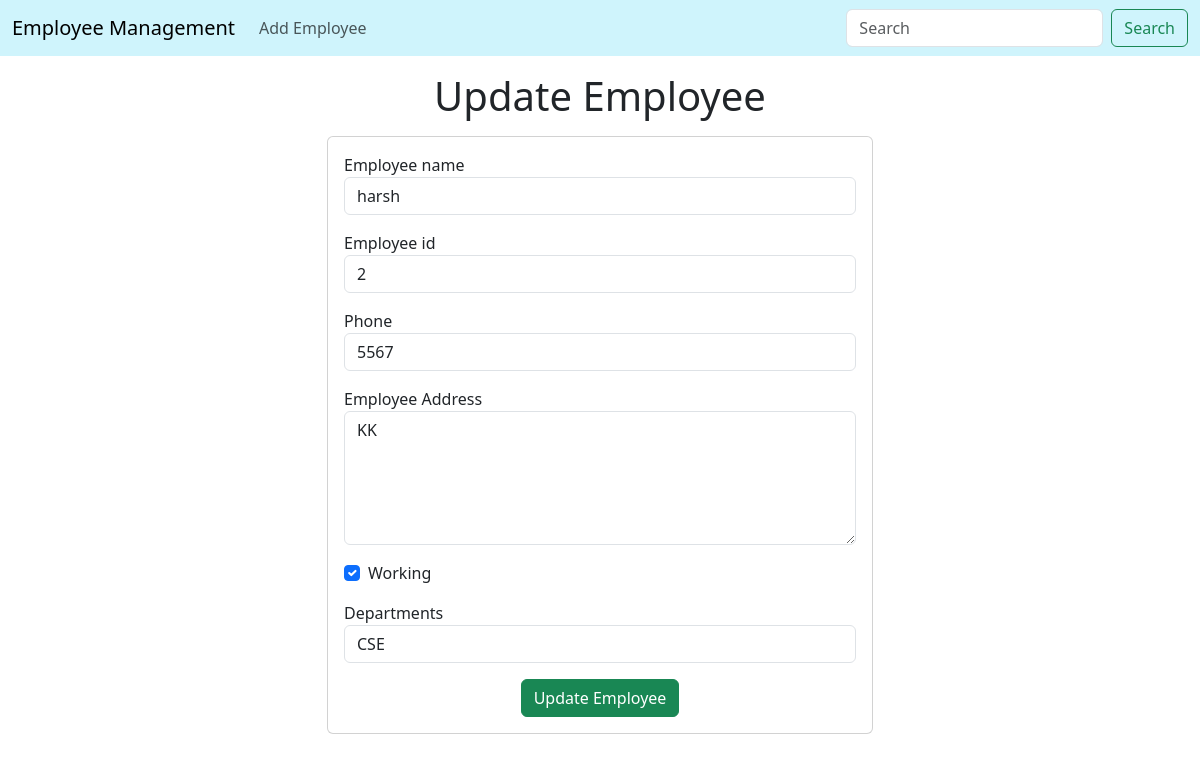
Screenshot of /update/2 with the database file from the repository.
### employee/models.py (models this page shows, shortened)
class Employee(models.Model):
    name=models.CharField(max_length=200)
    emp_id=models.CharField(max_length=200)
    phone=models.CharField(max_length=10)
    address=models.CharField(max_length=150)
    working=models.BooleanField(default=True)
    dept=models.ForeignKey(Department,on_delete=models.CASCADE)

### employee/views.py (the view, shortened to what this page needs)
# urls.py: path('update/<int:emp_id>',views.updateEmp,name='updateEmp'),
def updateEmp(request,emp_id):
    emp=Employee.objects.get(pk=emp_id)
    depts=Department.objects.all()
    return render(request,"employee/updateEmp.html",{
        'emp':emp,
        'depts':depts
    })

### employee/models.py (called while the page is built)
    def __str__(self):
        return "%s" %(self.name)

### employee/templates/employee/updateEmp.html (shortened to what this page needs)
{% extends 'employee/base.html' %}
{% block content %}
<h1 class="text-center my-3">Update Employee</h1>
<div class="container">
    <div class="row">
      <div class="col-md-6 offset-md-3">
        <div class="card">
          <div class="card-body">
            <form action="/update/{{emp.id}}" method="POST">
              <div class="mb-3">
                <label for="name">Employee name</label>
                <input
                  id="name"
                  type="text"
                  class="form-control"
                  placeholder="Enter name"
                  name="emp_name"
                  value="{{emp.name}}"
                />
              </div>
              <div class="mb-3">
                <label for="id">Employee id</label>
                <input
                  id="id"
                  type="text"
                  class="form-control"
                  placeholder="Enter id"
                  name="emp_id"
                  value="{{emp.id}}"
                />
              </div>
              <div class="mb-3">
                <label for="phone">Phone</label>
                <input
                  id="phone"
                  type="text"
                  class="form-control"
                  placeholder="Enter phone number"
                  name="emp_phone"
                  value="{{emp.phone}}"
                />
              </div>
              <div class="mb-3">
                <label for="address">Employee Address</label>
                <textarea
                  name="emp_address"
                  id="address"
                  rows="5"
                  class="form-control"
                >{{emp.address}}</textarea>
              </div>
              <div class="mb-3 form-check">
                <label for="working">Working</label>
                <input {% if emp.working %} checked {% endif %}  id="working" name="emp_working" type="checkbox" class="form-check-input">
              </div>
              <div class="mb-3 ">
                <label for="department">Departments</label>
                <select value="{{emp.dept}}" name="emp_department" id="department" class="form-control">
                  {% for d in depts %}
                  <option value='{{d.id}}'>{{d.name}}</option>
                  {% endfor %}
                </select>
              </div>
              <div class="container text-center">
                  <button class="btn btn-success">
                      Update Employee
                  </button>
              </div>
            </form>
          </div>
        </div>
      </div>
    </div>
</div>
{% endblock %}

### rows the page displays
Employee: emp_name "harsh", emp_id "2", emp_phone "5567", emp_address "KK", working "☑"

### other values shown
form field emp_department "CSE"
